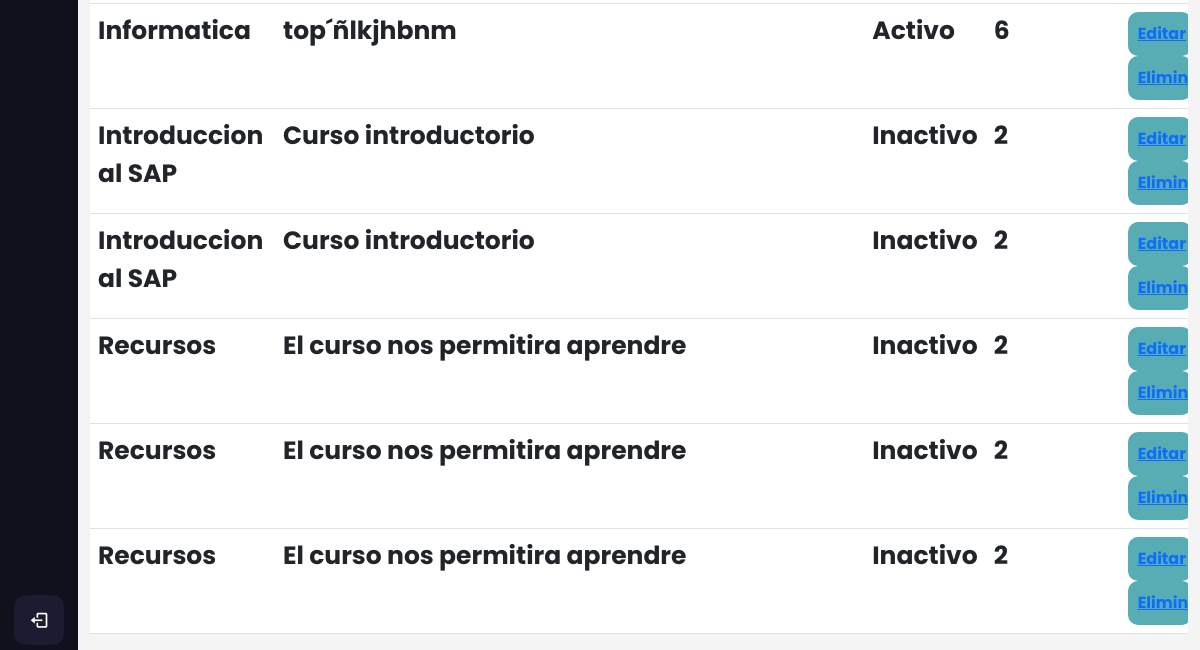
The page /cursos/cursos/ (lower part) on the database as committed earlier.
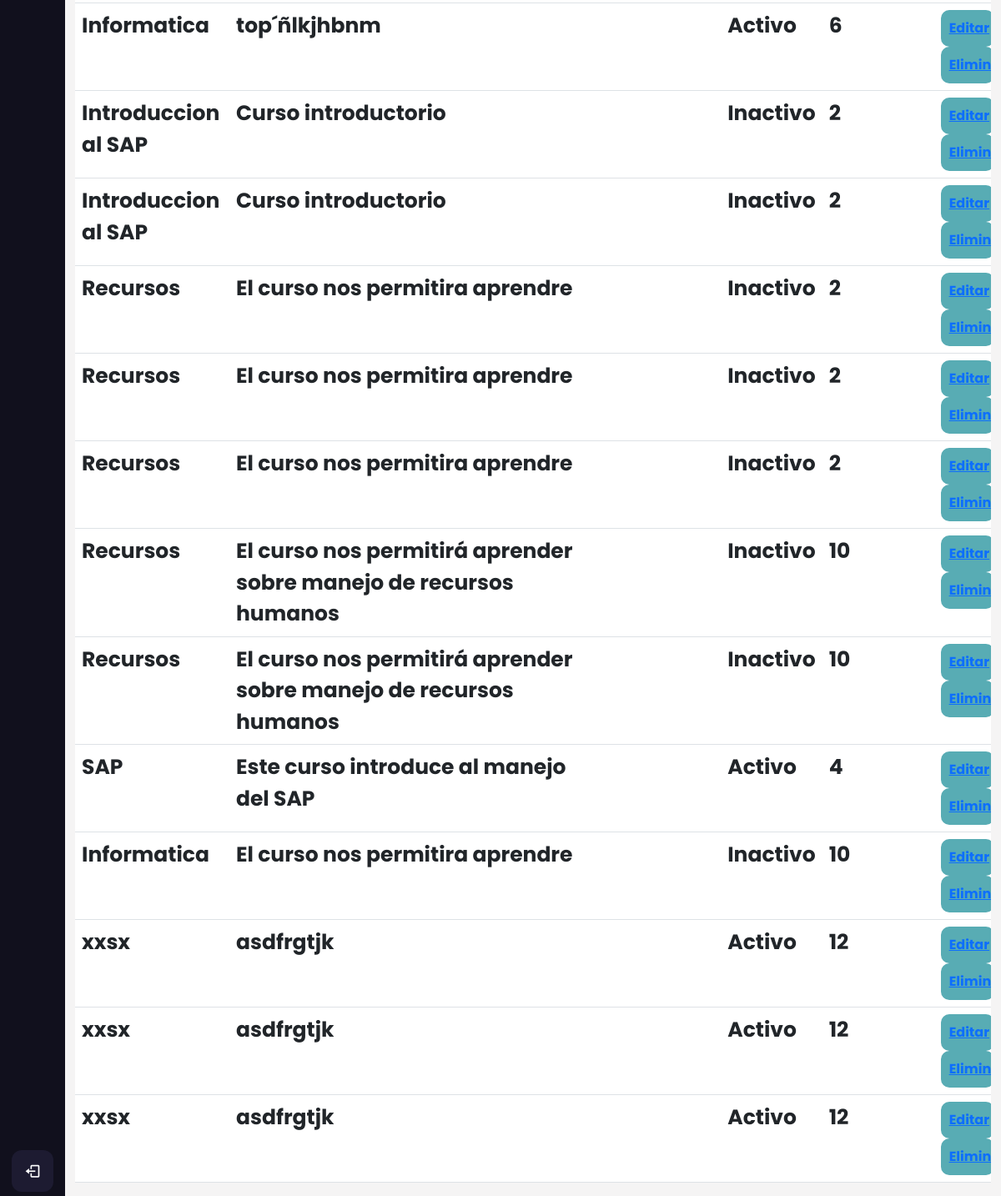
The same page on the database as committed later.
### AppCursos/models.py (models this page shows, shortened)
class Cursos(models.Model):
     nombre_curso=models.CharField(max_length=100)
     descripcion_curso = models.CharField(max_length=500)
     estado_curso= models.BooleanField(default=False)
     duracion_curso = models.IntegerField(blank=True, null=True)
     iconoCurso = models.ImageField(upload_to='IconosCurso', null=True,blank=True)
     class Meta:
          verbose_name_plural = 'Cursos'

### AppCursos/views.py (the view)
# urls.py: path('cursos/', views.Listar_cursos, name='listar_cursos'),
def Listar_cursos(request):
    listarc = Cursos.objects.all()
    context = {'listarc':listarc}
    return render(request,'Cursos/listar_cursos.html',context)

### Templates/Cursos/listar_cursos.html (shortened to what this page needs)
{% extends 'Layout/Base.html' %}
{% load static %}
{% block content %}
	<div class="home_content">
		<div class="text">
            <div class="table-responsive" >
                <table class="table " id="tablam">
                        {% for curso in listarc %}
                            <tr>
                                <th scope="row">{{curso.nombre_curso}}</th>
                                <th scope="row">{{curso.descripcion_curso}}</th>
                                <th scope="row">{{curso.duracion}}</th>
                                {% if curso.estado_curso %}
                                <th scope="row">Activo</th>
                                {% else %}
                                <th scope="row">Inactivo</th>
                                {% endif %}
                                <th scope="row">{{curso.duracion_curso}}</th>
                                <td>
                                    <button class="editar"><a href="{% url 'editar_curso' curso.id %}">Editar</a></button>
                                    <button class="eliminar"><a  href="#">Eliminar</a></button>
                                </td>
                            </tr>
                    {% endfor %}
                </table>
            </div>
        </div>
    </div>
{% endblock %}

Rows that differ between the two databases and show on the page:
added Cursos: nombre_curso "Recursos", descripcion_curso "El curso nos permitirá aprender sobre manejo de recursos humanos", estado_curso "Inactivo", duracion_curso "10"
added Cursos: nombre_curso "Recursos", descripcion_curso "El curso nos permitirá aprender sobre manejo de recursos humanos", estado_curso "Inactivo", duracion_curso "10"
added Cursos: nombre_curso "SAP", descripcion_curso "Este curso introduce al manejo del SAP", estado_curso "Activo", duracion_curso "4"
added Cursos: nombre_curso "Informatica", descripcion_curso "El curso nos permitira aprendre", estado_curso "Inactivo", duracion_curso "10"
added Cursos: nombre_curso "xxsx", descripcion_curso "asdfrgtjk", estado_curso "Activo", duracion_curso "12"
added Cursos: nombre_curso "xxsx", descripcion_curso "asdfrgtjk", estado_curso "Activo", duracion_curso "12"
added Cursos: nombre_curso "xxsx", descripcion_curso "asdfrgtjk", estado_curso "Activo", duracion_curso "12"
